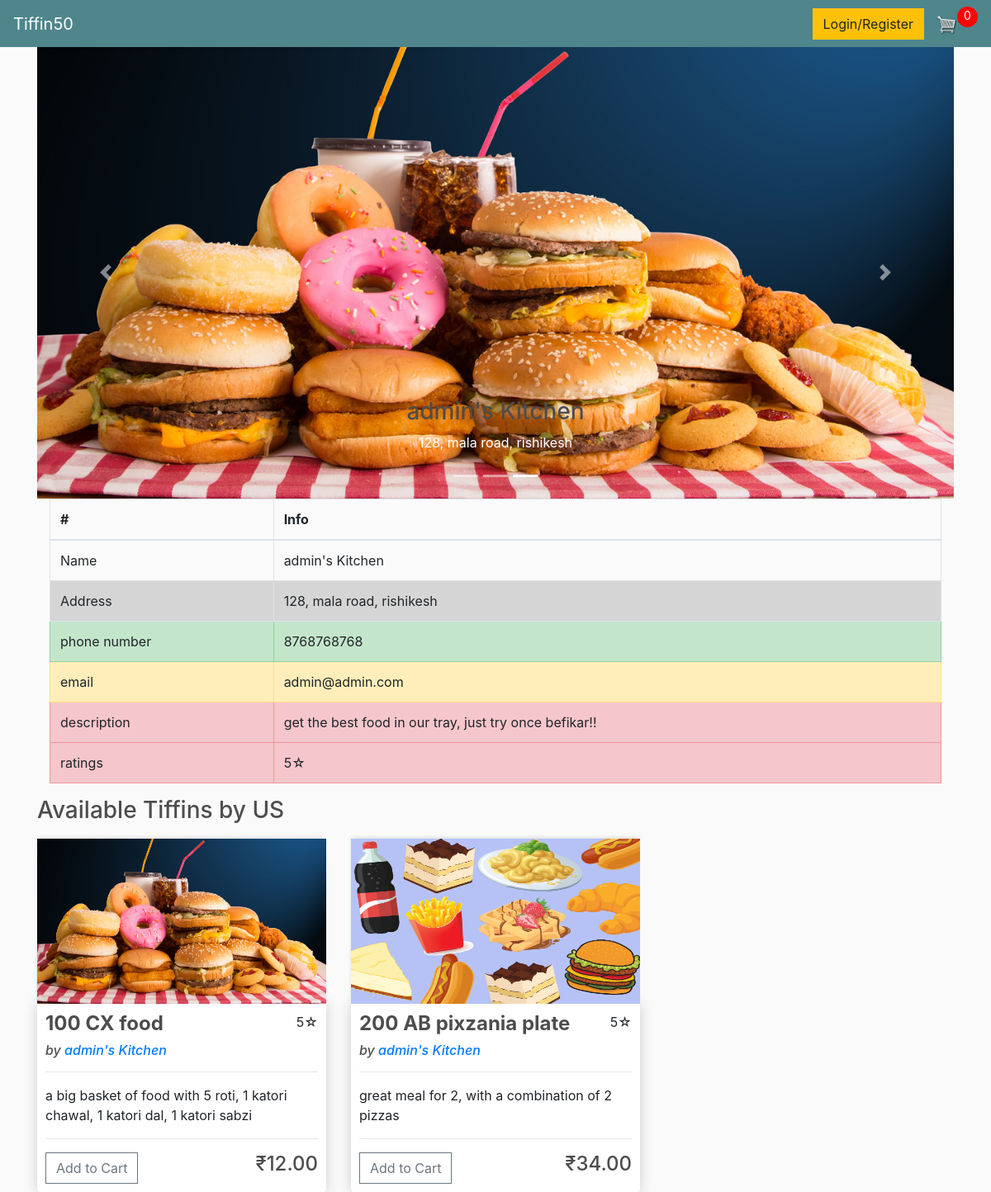
The app's page /vendor/1 with its own data.
### store/models.py (models this page shows, shortened)
class Vendor(models.Model):
    user = models.OneToOneField(User, on_delete=models.CASCADE, null=True, blank=True)
    name = models.CharField(max_length=200, null=True)
    email = models.CharField(max_length=200, null=True, unique=True)
    phone = models.CharField(max_length=10, null=True, blank=True)
    address = models.CharField(max_length=200)
    rating = models.CharField(
        max_length=1,
        choices=Rating,
        default='3'
    )
    description = models.CharField(max_length=500, null=True, blank=True)
    photo1 = models.ImageField(null= True, blank=True)
    photo2 = models.ImageField(null=True, blank=True)
    photo3 = models.ImageField(null=True, blank=True)
    @property
    def getPhoto1(self):
        try:
            url = self.photo1.url
        except:
            url = ''
        return url
    @property
    def getPhoto2(self):
        try:
            url = self.photo2.url
        except:
            url = ''
        return url
    @property
    def getPhoto3(self):
        try:
            url = self.photo3.url
        except:
            url = ''
        return url

class Product(models.Model):
    vendor = models.ForeignKey(Vendor, on_delete=models.SET_NULL, null=True, blank=True)
    name = models.CharField(max_length=200, null=True)
    price = models.DecimalField(max_digits=7, decimal_places=2)
    digital = models.BooleanField(default=True, null=True, blank=False)
    image = models.ImageField(null=True, blank = True)
    rating = models.CharField(
        max_length=1,
        choices=Rating,
        default='3'
    )
    description = models.CharField(max_length=500, null=True, blank=True)
    def __str__(self):
        return self.name
    @property
    def imageURL(self):
        try:
            url = self.image.url
        except:
            url = ''
        return url

### store/views.py (the view)
# urls.py: path('vendor/<int:vid>', views.vendor, name="vendor"),
def vendor(request, vid):
    data = cartData(request)
    cart_items = data['cart_items']
    try:
        vendorObj = Vendor.objects.get(id=vid)
    except:
        return redirect('/')
    products = vendorObj.product_set.all()
    print(products)
    context = {
        'cart_items': cart_items,
        'products': products,
        'vendor': vendorObj
    }
    return render(request, 'store/vendor.html', context)

### store/utils.py (called while the page is built, shortened)
def CookieCart(request):
        try:
            cart = json.loads(request.COOKIES['cart'])
        except:
            cart={}
        print('Cart:',cart)
        items = []
        order = {'get_cart_total':0, 'get_cart_items':0, 'shipping':False}
        cart_items = order['get_cart_items']
        return {'items':items, 'order':order, 'cart_items':cart_items}

def cartData(request):
    if request.user.is_authenticated:
        customer = request.user.customer
        order, created = Order.objects.get_or_create(customer=customer, complete=False)
        items = order.orderitem_set.all()
        cart_items = order.get_cart_items
    else:
        CookieData = CookieCart(request)
        items = CookieData['items']
        order = CookieData['order']
        cart_items = CookieData['cart_items']
    return {'items':items, 'order':order, 'cart_items':cart_items}

### templates/store/vendor.html (shortened to what this page needs)
{% extends 'store/main.html' %}
{% load static %}
{% block content %}
        <div class="row">
            <div class="col-md-12">
                <div class="carousel slide" id="carousel-274460">
                    <ol class="carousel-indicators">
                        <li data-slide-to="0" data-target="#carousel-274460">
                        </li>
                        <li data-slide-to="1" data-target="#carousel-274460">
                        </li>
                        <li data-slide-to="2" data-target="#carousel-274460" class="active">
                        </li>
                    </ol>
                    <div class="carousel-inner">
                        <div class="carousel-item active">
                            <img class="d-block w-100" alt="Carousel Bootstrap Third" src="{{vendor.getPhoto3}}" />
                            <div class="carousel-caption">
                                <h3>
                                    {{vendor.name}}
                                </h3>
                                <p>
                                    {{vendor.address}}
                                </p>
                            </div>
                        </div>
                    </div> <a class="carousel-control-prev" href="#carousel-274460" data-slide="prev"><span class="carousel-control-prev-icon"></span> <span class="sr-only">Previous</span></a> <a class="carousel-control-next" href="#carousel-274460" data-slide="next"><span class="carousel-control-next-icon"></span> <span class="sr-only">Next</span></a>
                </div>
            </div>
        </div>
        <div class="container-fluid">
            <div class="row">
                <div class="col-md-12">
                    <table class="table table-bordered table-hover">
                        <thead>
                            <tr>
                                <th>
                                    #
                                </th>
                                <th>
                                    Info
                                </th>
                            </tr>
                        </thead>
                        <tbody>
                            <tr>
                                <td>
                                    Name
                                </td>
                                <td>
                                    {{vendor.name}}
                                </td>
                            </tr>
                            <tr class="table-active">
                                <td>
                                    Address
                                </td>
                                <td>
                                    {{vendor.address}}
                                </td>
                            </tr>
                            <tr class="table-success">
                                <td>
                                    phone number
                                </td>
                                <td>
                                    {{vendor.phone}}
                                </td>
                            </tr>
                            <tr class="table-warning">
                                <td>
                                    email
                                </td>
                                <td>
                                    {{vendor.email}}
                                </td>
                            </tr>
                            <tr class="table-danger">
                                <td>
                                    description
                                </td>
                                <td>
                                    {{vendor.description}}
                                </td>
                            </tr>
                            <tr class="table-danger">
                                <td>
                                    ratings
                                </td>
                                <td>
                                    {{vendor.rating}}&#9734;
                                </td>
                            </tr>
                        </tbody>
                    </table>
                </div>
            </div>
        </div>
        <div class="row">
            <div class="col-md-12">
                <h3>
                    Available Tiffins by US
                </h3>
            </div>
        </div>
        <div class="row">
                {% for product in products %}
                <div class="col-lg-4">
                        <img class="thumbnail" src="{{product.imageURL}}">
                        <div class="box-element product">
                                <p style="display: inline-block; float: right">{{product.rating}}&#9734;</p>
                                <h4><strong>{{product.name}}</strong> </h4>
                                <h6><i>by <a href="vendor/{{product.vendor.id}}">{{product.vendor.name}}</a></i></h6>
                                <hr>
                                <p>{{product.description}}</p>
                                <hr>
                                <button data-product="{{product.id}}" data-action="add" class="btn btn-outline-secondary add-btn update-cart">Add to Cart</button>
                                <h4 style="display: inline-block; float: right">₹{{product.price|floatformat:2}}</h4>
                        </div>
                </div>
                {% endfor %}
        </div>
{% endblock content %}

### templates/store/Main.html (shortened to what this page needs)
<!doctype html>
{% load static %}
<html lang="en">
  <head>
    <link rel="stylesheet" href="https://stackpath.bootstrapcdn.com/bootstrap/4.3.1/css/bootstrap.min.css">
    <link rel="stylesheet" type="text/css" href="{% static 'css/main.css' %}">
</head>
  <body>
    <nav class="navbar navbar-expand-lg navbar-dark bg-dark">
      <a class="navbar-brand" href="{% url 'store' %}">Tiffin50</a>
      <div class="collapse navbar-collapse" id="navbarSupportedContent">
          <div class="form-inline my-2 my-lg-0">
            {% if user.is_authenticated  %}
            <a href="{% url 'user_logout' %}" class="btn btn-warning">logout</a>
            {% else %}
            <a href="{% url 'login_register' %}" class="btn btn-warning">Login/Register</a>
            {% endif %}
            <a href="{% url 'cart' %}">
              <img id="cart-icon" src="{% static 'images/cart.png' %}">
            </a>
          </div>
          <p id="cart-total">{{cart_items}}</p>
      </div>
    </nav>
    <div class="container">
        {% block content %}
        {% endblock content %}
    </div>
  </body>
</html>

### static/css/main.css (style rules this page uses)
body { background-color: hsl(0, 0%, 98%); }
h1,h2,h3,h4,h5,h6 { color:hsl(0, 0%, 30%); }
.box-element { box-shadow:hsl(0, 0%, 80%) 0 0 16px; background-color: #fff; border-radius: 4px; padding: 10px; }
.thumbnail { width: 100%; height: 200px; -webkit-box-shadow: -1px -3px 5px -2px rgba(214,214,214,1); -moz-box-shadow: -1px -3px 5px -2px rgba(214,214,214,1); box-shadow: -1px -3px 5px -2px rgba(214,214,214,1); }
.product { border-radius: 0 0 4px 4px; }
.bg-dark { background-color: #4f868c!important; }
#cart-icon { width:25px; display: inline-block; margin-left: 15px; }
#cart-total { display: block; text-align: center; color:#fff; background-color: red; width: 25px; height: 25px; border-radius: 70%; font-size: 14px; }
.col-lg-4, .col-lg-6, .col-lg-8, .col-lg-12 { margin-top: 10px; }
.btn { border-radius: 0; }

### records on screen
Vendor: getPhoto3 (picture), name "admin's Kitchen", address "128, mala road, rishikesh", phone "8768768768", email "admin@admin.com", description "get the best food in our tray, just try once befikar!!", rating "5"
Product: imageURL (picture), rating "5", name "100 CX food", vendor.name "admin's Kitchen", description "a big basket of food with 5 roti, 1 katori chawal, 1 katori dal, 1 katori sabzi", price "12.00"
Product: imageURL (picture), rating "5", name "200 AB pixzania plate", vendor.name "admin's Kitchen", description "great meal for 2, with a combination of 2 pizzas", price "34.00"

### other values on screen
{{ cart_items }} "0"
